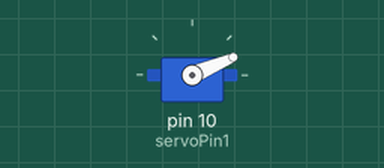
Simulated run of this sketch. Board: Arduino Uno, built with avr-gcc and run on an emulated ATmega328P. Shown: servo.

Above: at 0.05 s.
At 1.1 s:
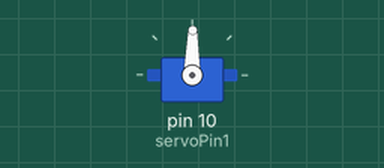
At 2.15 s:
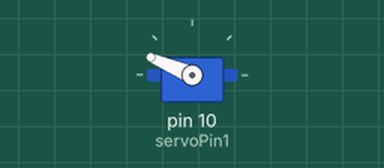
At 4.3 s:
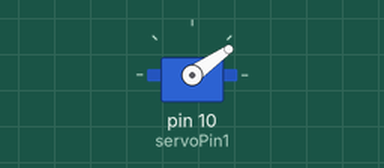
Timing chart, 0 to 5.9 s (numbered marks = the images above):
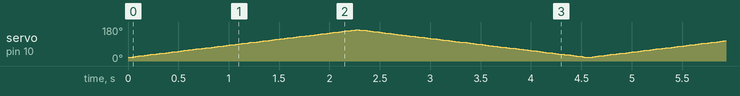

The sketch:

testServo2.ino
```cpp
// this sketch cycles three servos at different rates

#include <ServoTimer2.h>  // the servo library

// define the pins for the servos
#define servoPin1 10
ServoTimer2 servo1;    // declare variables for up to eight servos
int pos = 180;


void setup() {
  servo1.attach(servoPin1);     // attach a pin to the servos and they will start pulsing
  servo1.write(pos);
}


void loop()
{


  for (pos = 750; pos <= 2250; pos += 10) { // goes from 0 degrees to 180 degrees
    // in steps of 1 degree
    servo1.write(pos);              // tell servo to go to position in variable 'pos'
    delay(15);                       // waits 15ms for the servo to reach the position
  }
  for (pos = 2250; pos >= 750; pos -= 10) { // goes from 180 degrees to 0 degrees
    servo1.write(pos);              // tell servo to go to position in variable 'pos'
    delay(15);
  }
  delay(10);
}
```
